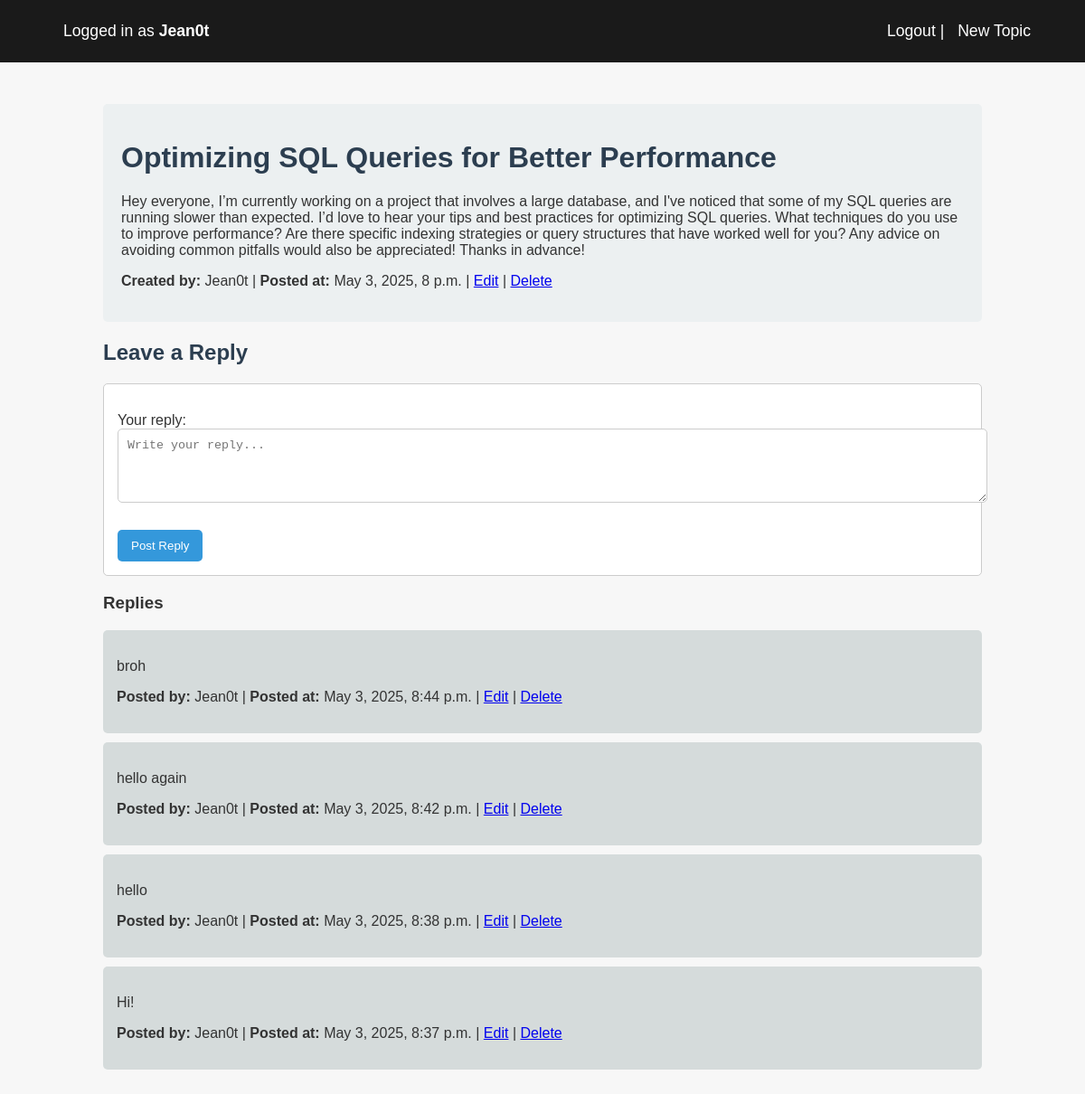
Page /topic/1 (signed in) on the committed database.
### forum/models.py (models this page shows, shortened)
class Topic(models.Model):
    title = models.CharField(max_length=128)
    body = models.TextField()
    author = models.ForeignKey(User, on_delete=models.CASCADE)
    created_at = models.DateTimeField(auto_now_add=True)

class Reply(models.Model):
    body = models.TextField()
    author = models.ForeignKey(User, on_delete=models.CASCADE)
    topic = models.ForeignKey(Topic, on_delete=models.CASCADE)
    created_at = models.DateTimeField(auto_now_add=True)

### forum/views.py (the view)
# urls.py: path("topic/<int:topic_id>", views.topic_detail, name="topic_detail"),
def topic_detail(request, topic_id):
    topic = get_object_or_404(Topic, pk=topic_id)
    replies = get_replies(topic, topic_id)
    if request.method == "POST":
        if request.user.is_authenticated:
            form = ReplyForm(request.POST)
            if form.is_valid():
                reply = form.save(commit=False)
                reply.topic = topic
                reply.author = request.user
                reply.save()
                update_replies_cache(topic_id, topic)
                return redirect("topic_detail", topic_id=topic.id)
        else:
            return redirect("login")
    else:
        form = ReplyForm()
    return render(request, "forum/topic_detail.html", {"topic": topic, "replies": replies, "form": form})

### forum/forms.py
class ReplyForm(forms.ModelForm):
    class Meta:
        model = Reply
        fields = ["body"]
        labels = {"body": "Your reply"}
        widgets = {
            "body": forms.Textarea(attrs={"rows": 4, "cols": 40, "placeholder": "Write your reply..."}),
        }

### forum/cache.py (called while the page is built)
def get_replies_cache_key(topic_id):
    return f"topic_{topic_id}_replies"

def get_replies(topic, topic_id):
    cache_key = get_replies_cache_key(topic_id)
    replies = cache.get(cache_key)
    if replies is None:
        replies = topic.reply_set.order_by("-created_at")
        cache.set(cache_key, replies, timeout=CACHE_TIME)
    return replies

### forum/templates/forum/topic_detail.html (shortened to what this page needs)
{% extends 'forum/base.html' %}
{% load static %}
{% block content %}
    <div class="container">
        <div class="topic">
            <h1>{{ topic.title }}</h1>
            <p>{{ topic.body }}</p>
            <p><strong>Created by:</strong> {{ topic.author.username }} | <strong>Posted at:</strong> {{ topic.created_at }}
            {% if request.user == topic.author %}
            | <a href="{% url 'edit_topic' topic.id %}">Edit</a> | <a href="{% url 'delete_topic' topic.id %}">Delete</a></p>
            {% else %}
            </p>
            {% endif %}
        </div>
        <div class="reply-form">
            <h2>Leave a Reply</h2>
            {% if request.user.is_authenticated %}
            <form method="POST">
                {{ form.as_p }}
                <button type="submit">Post Reply</button>
            </form>
            {% else %}
                <p><a href={% url "login" %}>Login</a> to reply.</p>
            {% endif %}
        </div>
        <div class="replies">
            <h3>Replies</h3>
            {% for reply in replies %}
                <div class="reply">
                    <p>{{ reply.body }}</p>
                    <p><strong>Posted by:</strong> {{ reply.author.username }} | <strong>Posted at:</strong> {{ reply.created_at }}
                    {% if request.user == reply.author %}
                    | <a href="{% url 'edit_reply' topic.id reply.id %}">Edit</a> | <a href="{% url 'delete_reply' topic.id reply.id %}">Delete</a> </p>
                    {% else %}
                    </p>
                    {% endif %}
                </div>
            {% empty %}
                <p>No replies yet.</p>
            {% endfor %}
        </div>
    </div>
{% endblock %}

### forum/templates/forum/base.html (shortened to what this page needs)
{% load static %}
<!DOCTYPE html>
<html lang="en">
<head>
    <link rel="stylesheet" href="{% static 'css/style.css' %}">
</head>
<body>
    <nav style="display: flex; justify-content: space-between; padding: 2% 5%; background-color: #1a1a1a;">
        <div style="width: 50%;">
            <a href={% url 'topic_list' %}>
            {% if request.user.is_authenticated %}
                Logged in as <strong>{{ request.user.username }}</strong>
            {% else %}
                Logged in as <strong>Guest</strong>
            {% endif %}
        </div>
        <div style="width: 50%; text-align: right;">
            {% if request.user.is_authenticated %}
                <a href="{% url 'custom_logout' %}">Logout</a> |
                <a href="{% url 'create_topic' %}">New Topic</a>
            {% else %}
                <a href="{% url 'login' %}">Login</a> |
                <a href="{% url 'signup' %}">Register</a>
            {% endif %}
        </div>
    </nav>
    <div style="width: 90%; margin: 0 auto; padding: 2%;">
        {% block content %}
        {% endblock %}
    </div>
</body>
</html>

### forum/static/css/style.css (style rules this page uses)
body { font-family: Arial, sans-serif; background-color: #f7f7f7; color: #333; margin: 0; padding: 0; }
nav { display: flex; justify-content: space-between; padding: 2% 5%; background-color: #1a1a1a;; color: #fff; }
nav a { color: #fff; text-decoration: none; margin-left: 10px; }
nav div { font-size: 1.1em; }
.container { width: 90%; margin: 0 auto; padding: 2%; }
h1, h2 { color: #2C3E50; }
.topic { background-color: #ecf0f1; margin-bottom: 10px; padding: 20px; border-radius: 5px; }
.reply { background-color: #d5dbdb; margin-top: 10px; padding: 15px; border-radius: 5px; }
form { margin-top: 20px; padding: 15px; background-color: #ffffff; border: 1px solid #ccc; border-radius: 5px; }
form input, form textarea { width: 100%; padding: 10px; margin-bottom: 10px; border-radius: 5px; border: 1px solid #ccc; }
form button { padding: 10px 15px; background-color: #3498db; color: white; border: none; border-radius: 5px; cursor: pointer; }

### rows in the picture
Topic: title "Optimizing SQL Queries for Better Performance", body "Hey everyone, I’m currently working on a project that involves a large database, and I've noticed that some of my SQL queries are running slower than expected. I’d love to hear your tips and best practices for optimizing SQL queries. What techniques do you use to improve performance? Are there specific indexing strategies or query structures that have worked well for you? Any advice on avoiding common pitfalls would also be appreciated! Thanks in advance!", author.username "Jean0t", created_at "May 3, 2025, 8 p.m."
Reply: body "broh", author.username "Jean0t", created_at "May 3, 2025, 8:44 p.m.", shows "Edit"
Reply: body "hello again", author.username "Jean0t", created_at "May 3, 2025, 8:42 p.m.", shows "Edit"
Reply: body "hello", author.username "Jean0t", created_at "May 3, 2025, 8:38 p.m.", shows "Edit"
Reply: body "Hi!", author.username "Jean0t", created_at "May 3, 2025, 8:37 p.m.", shows "Edit"

### other values in the picture
{{ request.user.username }} "Jean0t"
